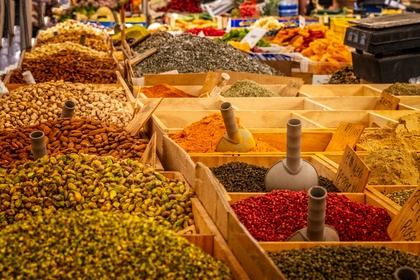
%> input picture images/market-spices-stock-free.jpg, 420 x 280 px, shrunk from 1920 x 1280 before the run
$ octave log_transform_BGT.m   (GNU Octave 9; MATLAB toolbox functions it lacks are replaced by stand-ins)
%> lines starting %> are read from the running program, lines starting %| are printed output that depends on the picture
clc;
close all;
clear all;

rgbi = imread('~/octave/sim2lab/images/market-spices-stock-free.jpg');
%> rgbi is the input picture: size 280x420x3 uint8; mean R, G, B 155.8, 95.8, 34.4
gri = rgb2gray(rgbi);
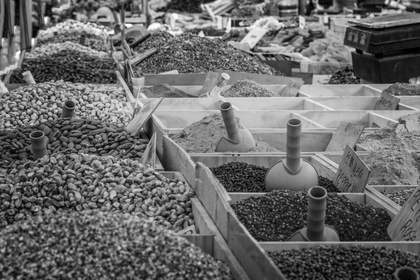
%> gri: size 280x420 uint8; min 0, max 254, mean 106.7
[x_ y_] = size(gri);
%> x_ = 280; y_ = 420


const_a=3;
const_b=1;
const_c=0.33;

gri2 = im2double(gri);
gri2 = gri2./max(gri2);
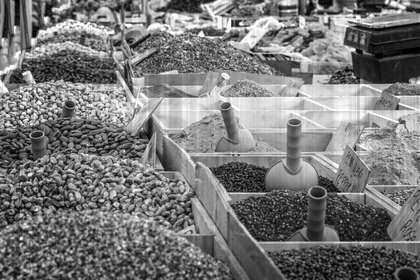
%> gri2: size 280x420 double; min 0, max 1, mean 0.476

grilog_a=gri2;
grilog_b=gri2;
grilog_c=gri2;


for i=1:x_
  for j=1:y_
    grilog_a(i,j)=const_a*log(1+gri2(i,j));
    grilog_b(i,j)=const_b*log(1+gri2(i,j));
    grilog_c(i,j)=const_c*log(1+gri2(i,j));
    disp(i)
    disp(j)

  end
end
%> this loop made 280 passes
%> (printed output is left out)
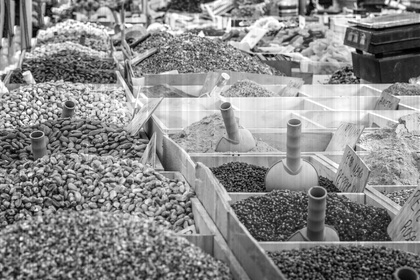
%> grilog_a: size 280x420 double; min 0, max 2.08, mean 1.13; drawn with min black and max white
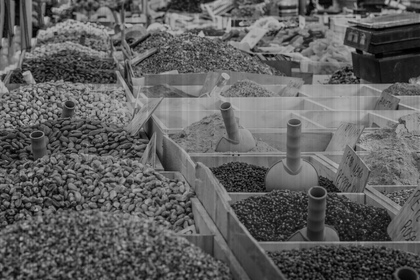
%> grilog_b: size 280x420 double; min 0, max 0.693, mean 0.377

grilog_a = grilog_a./max(grilog_a);
grilog_b = grilog_b./max(grilog_b);
grilog_c = grilog_c./max(grilog_c);


subplot(2,2,1);
imshow(gri);
title('Original Gray Image');

subplot(2,2,2);
imshow(grilog_a);
title('Log XForm with Const=3');


subplot(2,2,3);
imshow(grilog_b);
title('Log XForm with Const=1');


subplot(2,2,4);
imshow(grilog_c);
title('Log XForm with Const=0.3');

$ run again, with images/1595px-Volodymyr_Zelensky_Official_portrait.jpg copied over images/market-spices-stock-free.jpg
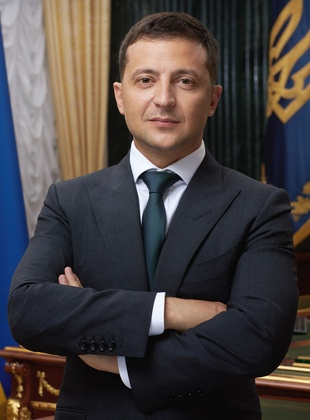
%> input picture images/1595px-Volodymyr_Zelensky_Official_portrait.jpg, 310 x 420 px, shrunk from 1595 x 2160 before the run
%> rgbi is the input picture: size 420x310x3 uint8; mean R, G, B 71.9, 65.5, 64.8
%> the loop `for i=1:x_` made 420 passes
%> (printed output is left out)
%> after the loop `for i=1:x_`:
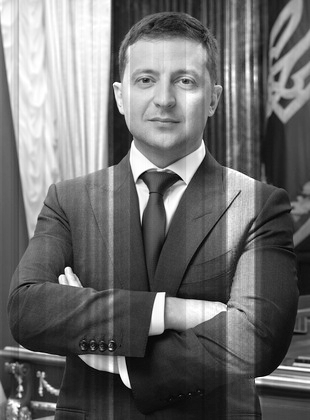
%> grilog_a: size 420x310 double; min 0, max 2.08, mean 0.901; drawn with min black and max white
%> after the loop `for i=1:x_`:
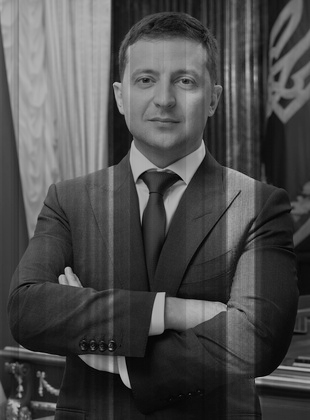
%> grilog_b: size 420x310 double; min 0, max 0.693, mean 0.3

$ run again, with images/putin-stock-free.jpg copied over images/market-spices-stock-free.jpg
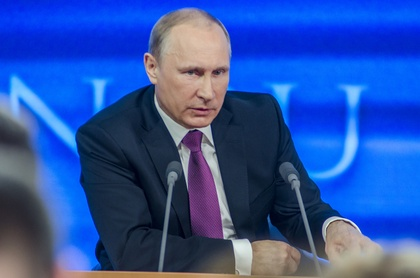
%> input picture images/putin-stock-free.jpg, 420 x 278 px, shrunk from 1920 x 1272 before the run
%> rgbi is the input picture: size 278x420x3 uint8; mean R, G, B 45.1, 82.8, 165.7
%> the loop `for i=1:x_` made 278 passes
%> (printed output is left out)
%> after the loop `for i=1:x_`:
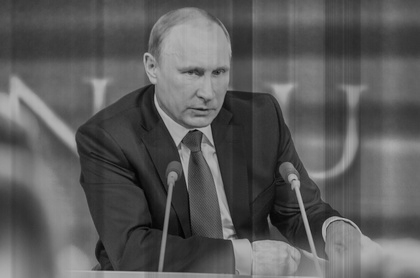
%> grilog_b: size 278x420 double; min 0.0149, max 0.693, mean 0.362
%> `grilog_a = grilog_a./max(grilog_a);`:
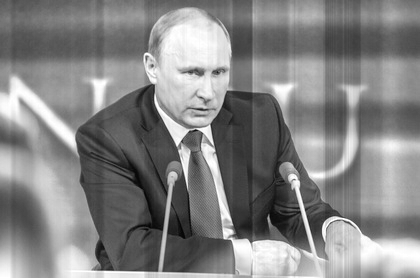
%> grilog_a: size 278x420 double; min 0.0215, max 1, mean 0.522
